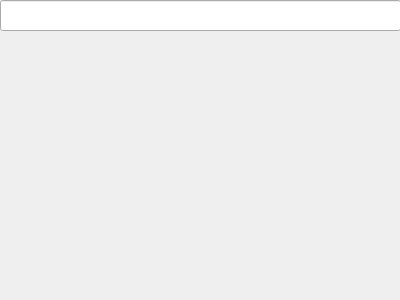
<?xml version="1.0" encoding="UTF-8"?>
<ui version="4.0">
 <class>MainWindow</class>
 <widget class="QMainWindow" name="MainWindow">
  <property name="geometry">
   <rect>
    <x>0</x>
    <y>0</y>
    <width>400</width>
    <height>300</height>
   </rect>
  </property>
  <property name="windowTitle">
   <string>MainWindow</string>
  </property>
  <widget class="QWidget" name="centralWidget">
   <widget class="QLineEdit" name="lineEdit">
    <property name="geometry">
     <rect>
      <x>0</x>
      <y>0</y>
      <width>401</width>
      <height>31</height>
     </rect>
    </property>
   </widget>
  </widget>
 </widget>
 <layoutdefault spacing="6" margin="11"/>
 <resources/>
 <connections/>
</ui>
